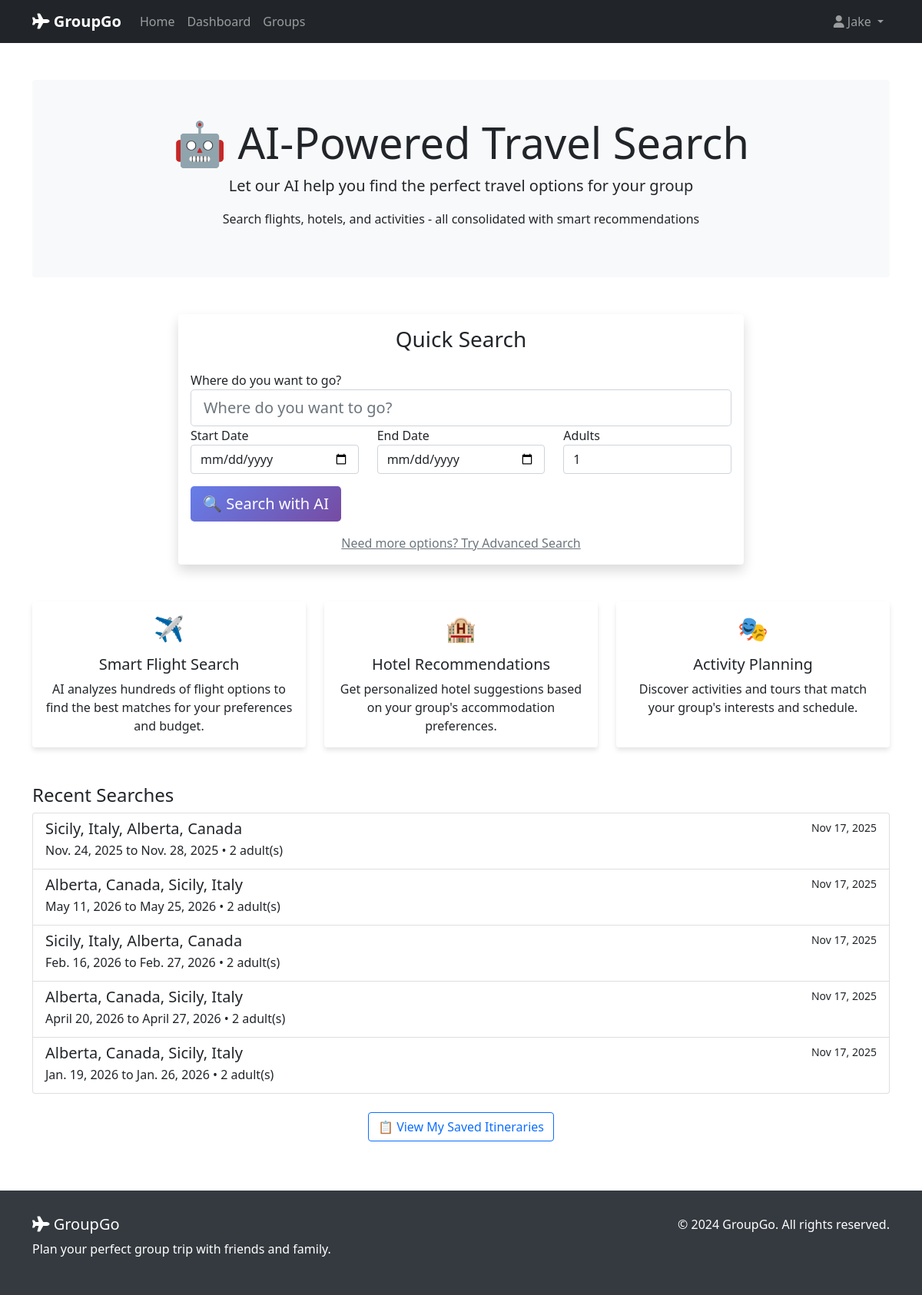
The app's page /ai/ (signed in), older data.
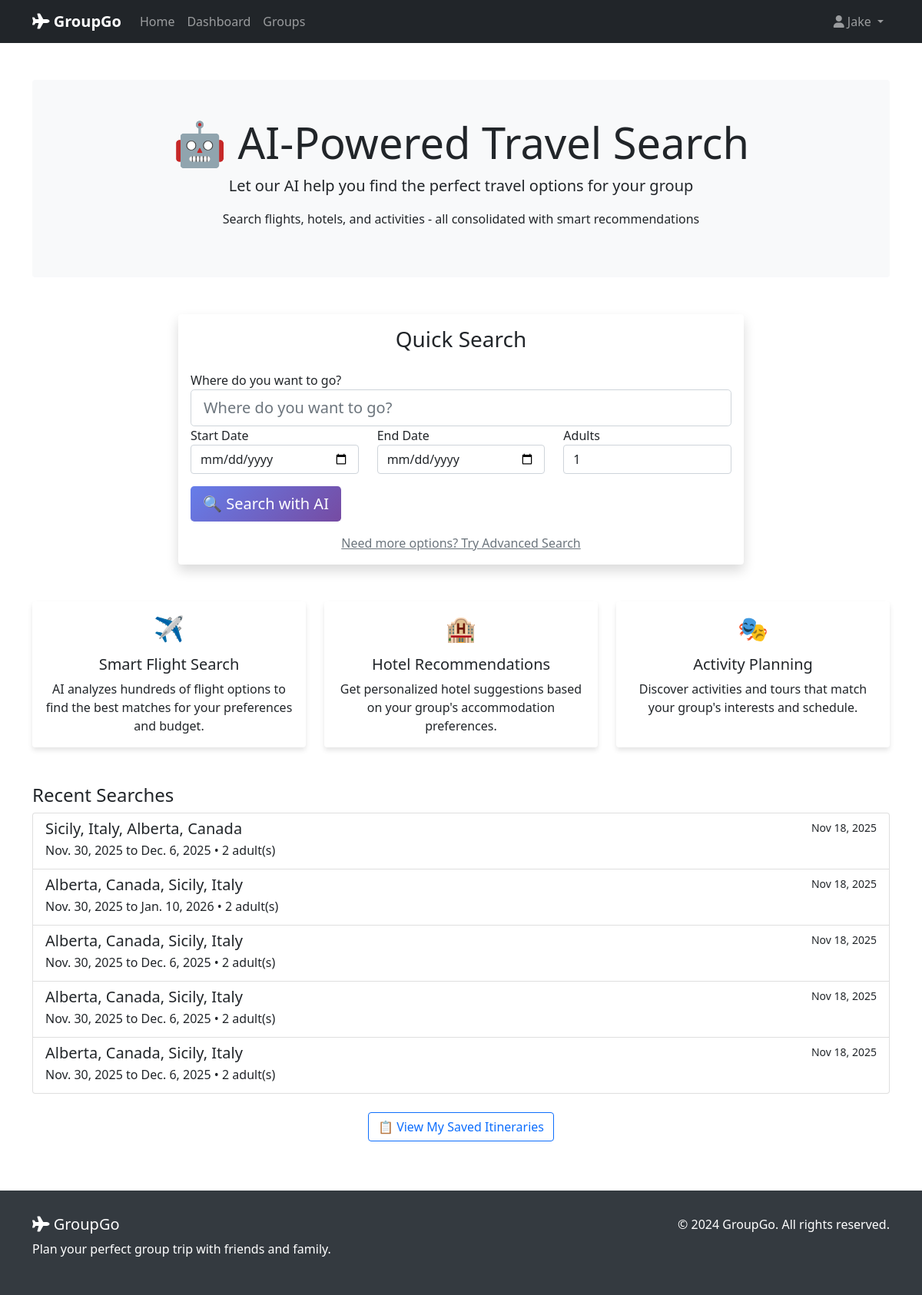
The same page, newer data.
### ai_implementation/models.py (models this page shows, shortened)
class TravelSearch(models.Model):
    id = models.UUIDField(primary_key=True, default=uuid.uuid4, editable=False)
    user = models.ForeignKey(
        User, on_delete=models.CASCADE, related_name="travel_searches"
    )
    group = models.ForeignKey(
        "travel_groups.TravelGroup",
        on_delete=models.CASCADE,
        null=True,
        blank=True,
        related_name="ai_searches",
    )
    destination = models.CharField(max_length=200)
    origin = models.CharField(max_length=200, blank=True, null=True)
    start_date = models.DateField()
    end_date = models.DateField()
    adults = models.PositiveIntegerField(default=1)
    rooms = models.PositiveIntegerField(default=1)
    budget_min = models.DecimalField(
        max_digits=10, decimal_places=2, null=True, blank=True
    )
    budget_max = models.DecimalField(
        max_digits=10, decimal_places=2, null=True, blank=True
    )
    accommodation_type = models.CharField(max_length=100, blank=True, null=True)
    activity_categories = models.TextField(
        blank=True, null=True, help_text="Comma-separated list"
    )
    created_at = models.DateTimeField(auto_now_add=True)
    updated_at = models.DateTimeField(auto_now=True)
    is_completed = models.BooleanField(default=False)
    class Meta:
        ordering = ["-created_at"]
        verbose_name = "Travel Search"
        verbose_name_plural = "Travel Searches"

### ai_implementation/views.py (the view)
# urls.py: path('', views.search_home, name='search_home'),
@login_required
def search_home(request):
    quick_form = QuickSearchForm()
    recent_searches = TravelSearch.objects.filter(user=request.user)[:5]
    context = {
        "quick_form": quick_form,
        "recent_searches": recent_searches,
    }
    return render(request, "ai_implementation/search_home.html", context)

### ai_implementation/forms.py (shortened to what this page needs)
class QuickSearchForm(forms.Form):
    destination = forms.CharField(
        max_length=200,
        widget=forms.TextInput(attrs={
            'class': 'form-control form-control-lg',
            'placeholder': 'Where do you want to go?'
        })
    )
    start_date = forms.DateField(
        widget=forms.DateInput(attrs={
            'class': 'form-control',
            'type': 'date'
        })
    )
    end_date = forms.DateField(
        widget=forms.DateInput(attrs={
            'class': 'form-control',
            'type': 'date'
        })
    )
    adults = forms.IntegerField(
        initial=1,
        min_value=1,
        max_value=20,
        widget=forms.NumberInput(attrs={
            'class': 'form-control',
            'value': '1'
        })
    )

### ai_implementation/templates/ai_implementation/search_home.html (shortened to what the changed rows need)
{% extends 'base.html' %}
{% load static %}
{% block content %}
<div class="container mt-5">
    <div class="jumbotron text-center bg-light p-5 rounded">
        <h1 class="display-4">🤖 AI-Powered Travel Search</h1>
    </div>
    <div class="row mt-5 mb-5">
        <div class="col-md-4">
            <div class="card h-100 text-center">
                <div class="card-body">
                    <h2 class="mb-3">✈️</h2>
                </div>
            </div>
        </div>
        <div class="col-md-4">
            <div class="card h-100 text-center">
                <div class="card-body">
                    <h2 class="mb-3">🏨</h2>
                </div>
            </div>
        </div>
        <div class="col-md-4">
            <div class="card h-100 text-center">
                <div class="card-body">
                    <h2 class="mb-3">🎭</h2>
                </div>
            </div>
        </div>
    </div>
    {% if recent_searches %}
    <div class="row mt-5">
        <div class="col-md-12">
            <div class="list-group">
                {% for search in recent_searches %}
                <a href="{% url 'ai_implementation:search_results' search.id %}" class="list-group-item list-group-item-action">
                    <div class="d-flex w-100 justify-content-between">
                        <h5 class="mb-1">{{ search.destination }}</h5>
                        <small>{{ search.created_at|date:"M d, Y" }}</small>
                    </div>
                    <p class="mb-1">{{ search.start_date }} to {{ search.end_date }} • {{ search.adults }} adult(s)</p>
                </a>
                {% endfor %}
            </div>
        </div>
    </div>
    {% endif %}
</div>
{% endblock %}

Row changes from the older to the newer data that the page shows:
no longer on this page (row unchanged): TravelSearch: destination "Sicily, Italy, Alberta, Canada", created_at "Nov 17, 2025", start_date "Nov. 24, 2025", end_date "Nov. 28, 2025", adults "2"
no longer on this page (row unchanged): TravelSearch: destination "Alberta, Canada, Sicily, Italy", created_at "Nov 17, 2025", start_date "May 11, 2026", end_date "May 25, 2026", adults "2"
no longer on this page (row unchanged): TravelSearch: destination "Sicily, Italy, Alberta, Canada", created_at "Nov 17, 2025", start_date "Feb. 16, 2026", end_date "Feb. 27, 2026", adults "2"
no longer on this page (row unchanged): TravelSearch: destination "Alberta, Canada, Sicily, Italy", created_at "Nov 17, 2025", start_date "April 20, 2026", end_date "April 27, 2026", adults "2"
no longer on this page (row unchanged): TravelSearch: destination "Alberta, Canada, Sicily, Italy", created_at "Nov 17, 2025", start_date "Jan. 19, 2026", end_date "Jan. 26, 2026", adults "2"
added TravelSearch: destination "Sicily, Italy, Alberta, Canada", created_at "Nov 18, 2025", start_date "Nov. 30, 2025", end_date "Dec. 6, 2025", adults "2"
added TravelSearch: destination "Alberta, Canada, Sicily, Italy", created_at "Nov 18, 2025", start_date "Nov. 30, 2025", end_date "Jan. 10, 2026", adults "2"
added TravelSearch: destination "Alberta, Canada, Sicily, Italy", created_at "Nov 18, 2025", start_date "Nov. 30, 2025", end_date "Dec. 6, 2025", adults "2"
added TravelSearch: destination "Alberta, Canada, Sicily, Italy", created_at "Nov 18, 2025", start_date "Nov. 30, 2025", end_date "Dec. 6, 2025", adults "2"
added TravelSearch: destination "Alberta, Canada, Sicily, Italy", created_at "Nov 18, 2025", start_date "Nov. 30, 2025", end_date "Dec. 6, 2025", adults "2"
